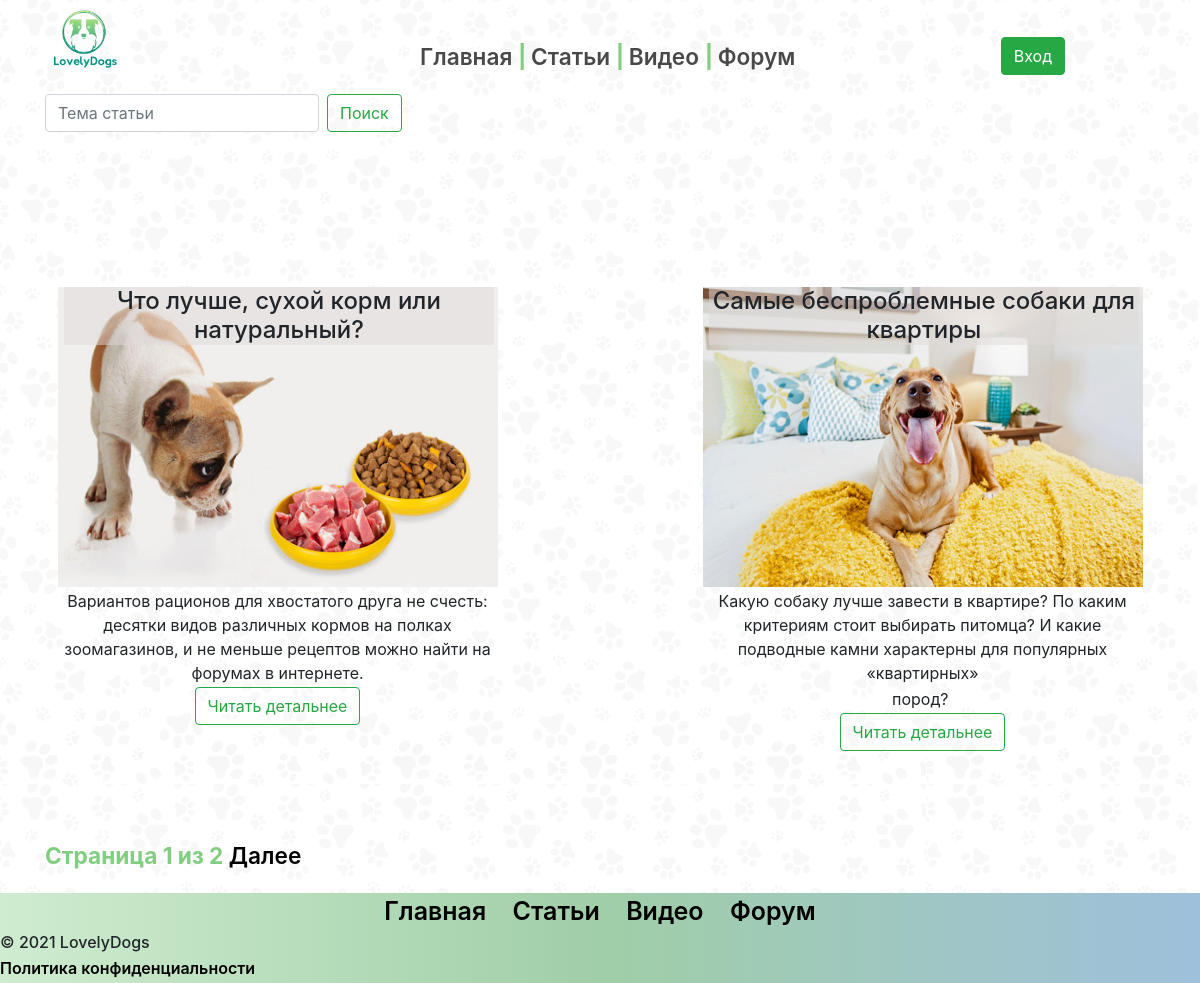
The app's page /articles/ with its own data.
### articles/models.py (models this page shows, shortened)
class Articles(models.Model):
    title = models.CharField('Название', max_length=50)
    anons = RichTextUploadingField('Анонс', max_length=270)
    image = models.ImageField(upload_to='articles', verbose_name='Изображение', null=True, blank=True, )
    full_text = RichTextUploadingField('Статья')
    date = models.DateTimeField('Дата публикации')
    class Meta:
        verbose_name = 'Статью'
        verbose_name_plural = 'Статьи'

### articles/views.py (the view)
# urls.py: path('', views.article_view, name='articles_home'),
def article_view(request):
    search_query = request.GET.get('search', '')
    if search_query:
        articles = Articles.objects.filter(Q(title__icontains=search_query) | Q(anons__icontains=search_query))
    else:
        articles = Articles.objects.order_by('-date')
    paginator = Paginator(articles, 2)
    page_number = request.GET.get('page')
    page_obj = paginator.get_page(page_number)
    if request.user.is_authenticated:
        user_avatar = user_model.objects.filter(user=request.user)
    else:
        user_avatar = False
    return render(request, 'articles/articles_home.html', {'articles': articles,
                                                           'user_avatar': user_avatar,
                                                           'page_obj': page_obj,
                                                           })

### articles/templates/articles/articles_home.html (shortened to what this page needs)
{% extends 'main/layout.html' %}
{% block content %}
<form  class="form-inline my-2 my-lg-3" action="{% url 'articles_home' %}">
  <input class="form-control mr-sm-2" placeholder="Тема статьи" type="search" aria-label="Search" name="search">
  <button class="btn btn-outline-success my-2 my-sm-1"  type="submit">Поиск</button>
</form>
{% autoescape off %}
<div class="article-content">
    {% for el in page_obj %}
    <div class="text-content">
        <h4>{{ el.title }}</h4>
        {% if el.image %}
            <img class="article-img" src=' {{ el.image.url }}' alt="Картинка">
        {% endif %}
        <p>{{ el.anons }}</p>
            <a href="{% url 'article-detail' el.id %}" class="btn btn-outline-success">Читать детальнее</a>
    </div>
    {% endfor %}
</div>
<span>
    Страница {{ page_obj.number }} из {{ page_obj.paginator.num_pages }}
    {% if page_obj.has_next %}
        <a href="?page={{ page_obj.next_page_number }}">Далее</a>
    {% endif %}
</span>
{% endautoescape %}
{% endblock %}

### main/templates/main/layout.html (shortened to what this page needs)
{% load static %}
<!doctype html>
<html lang="en">
<head>
    <link rel="stylesheet" href="https://stackpath.bootstrapcdn.com/bootstrap/4.5.2/css/bootstrap.min.css">
    <link rel="stylesheet"  href="{% static 'main/css/main.css' %}">
</head>
<body>
<div class="container">
<header id="nav">
    <a href="{% url 'home' %}"><img src="{% static 'main/img/emblem.png' %}"  alt="Эмблема"></a>
    <menu>
        <ul>
            <a href="{% url 'home' %}"><li>Главная <span>|</span></li></a>
            <a href="{% url 'articles_home' %}"><li>Статьи <span>|</span></li></a>
            <a href="{% url 'video' %}"><li>Видео <span>|</span></li></a>
            <a href="{% url 'forum' %}"><li>Форум</li></a>
        </ul>
    </menu>
    <div class="menuenter">
        {% if user.is_authenticated %}
        {% for im in user_avatar %}
                <img  src="{{ im.avatar.url }}" style="width: 5em; height: 5em;border: 1px solid #82CE80;
                border-radius: 50%;" alt="photo">
        {% endfor %}
            <p style="text-align:center;"><b>{{ user.get_username }}</b></p>
        </div>
    <div class="enter-btn">
        <a href="{% url 'logout' %}?next={{ request.path }}"><button class="btn btn-success">Выход</button></a>
            {% else %}
                <a href="{% url 'login' %}?next={{ request.path }}"><button class="btn btn-success" >Вход</button></a>
</div>
            {% endif %}
</header>
<main>
    {% block content %}
    {% endblock %}
</main>
</div>
<footer class="footer">
        <div class="footer-text">
        <a href="{% url 'home' %}" class="menu">Главная </a>
            <a href="{% url 'articles_home' %}" class="menu">Статьи </a>
            <a href="{% url 'video' %}" class="menu">Видео </a>
            <a href="{% url 'forum' %}" class="menu">Форум</a>
         </div>
        <p style="font-weight:500">© 2021 LovelyDogs</p>
        <a href="{% url 'policy' %}">Политика конфиденциальности</a>
    </footer>
</body>
</html>

### main/static/main/css/main.css (style rules this page uses)
html { height: 100%; }
body { width: 100%; height: 100%; padding: 0; margin: 0; background: url(../img/fon.jpg); }
.container { width: 100%; min-height: 100%; height: auto !important; height: 100%; }
header img { width: 80px; float: left; }
menu { display: inline-block; margin-top:40px; margin-left: 215px; margin-bottom: 0px; }
ul { margin: 0px; }
menu ul li { display: inline-block; font-size: 17pt; color:#494949; font-weight: 600; }
a { color: #000000; font-weight:600; }
.menuenter { float:right; margin-top: 37px; margin-bottom: 10px; margin-left: 10px; position: relative; right: 90px; }
span { color:#82CE80; font-size:17pt; font-weight:700; }
.article-content { display: flex; margin-bottom: 15%; margin-top: 10%; justify-content: space-between; }
.text-content { display: inline-block; position: relative; text-align: center; width: 445px; height:350px; margin-left: 10px; margin-right: 10px; margin-top: 40px; margin-bottom: 35px; }
.text-content h4 { position: absolute; top: 0; left: 2%; width: 430px;; background:rgba(224, 218, 218, 0.5); }
.article-img { width: 440px; height: 300px; }
.text-content p { margin-bottom: 2px; }
h4 { text-align: center; }
p { margin-bottom:2px; }
.footer { margin: -100px 0 0 0; position: relative; margin-top: 20px; height: 90px; background: linear-gradient(90deg, #cfecd0, #a0cea7, #9ec0db); }
.footer-text { font-size:25px; text-align: center; word-spacing:20px; }

### records on screen
Articles: title "Что лучше, сухой корм или натуральный?", image (picture), anons "Вариантов рационов для хвостатого друга не счесть: десятки видов различных кормов на полках зоомагазинов, и не меньше рецептов можно найти на форумах в интернете."
Articles: title "Самые беспроблемные собаки для квартиры", image (picture), anons "Какую собаку лучше завести в квартире? По каким критериям стоит выбирать питомца? И какие подводные камни характерны для популярных «квартирных» пород?"

### other values on screen
{{ page_obj.number }} "1"
{{ page_obj.paginator.num_pages }} "2"
